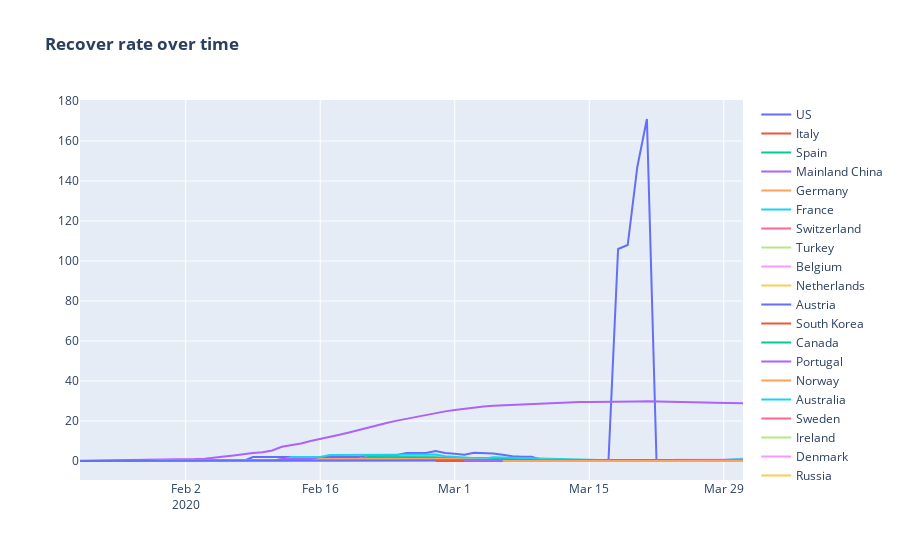

The cell this chart's notebook holds for it:
### Code cell
fig = go.Figure()
all_df['recover_rate']=all_df['Recovered']/all_df['Confirmed']

for i in top_confirm.index:
    fig.add_trace(go.Line(x=all_df[(all_df['Country']==i)].groupby('ObservationDate').sum().index, 
                          y=all_df[(all_df['Country']==i)].groupby('ObservationDate').sum()['recover_rate'],name=i))
    
fig.update_layout(
    title="<b>Recover rate over time <b> ")
fig.show()
